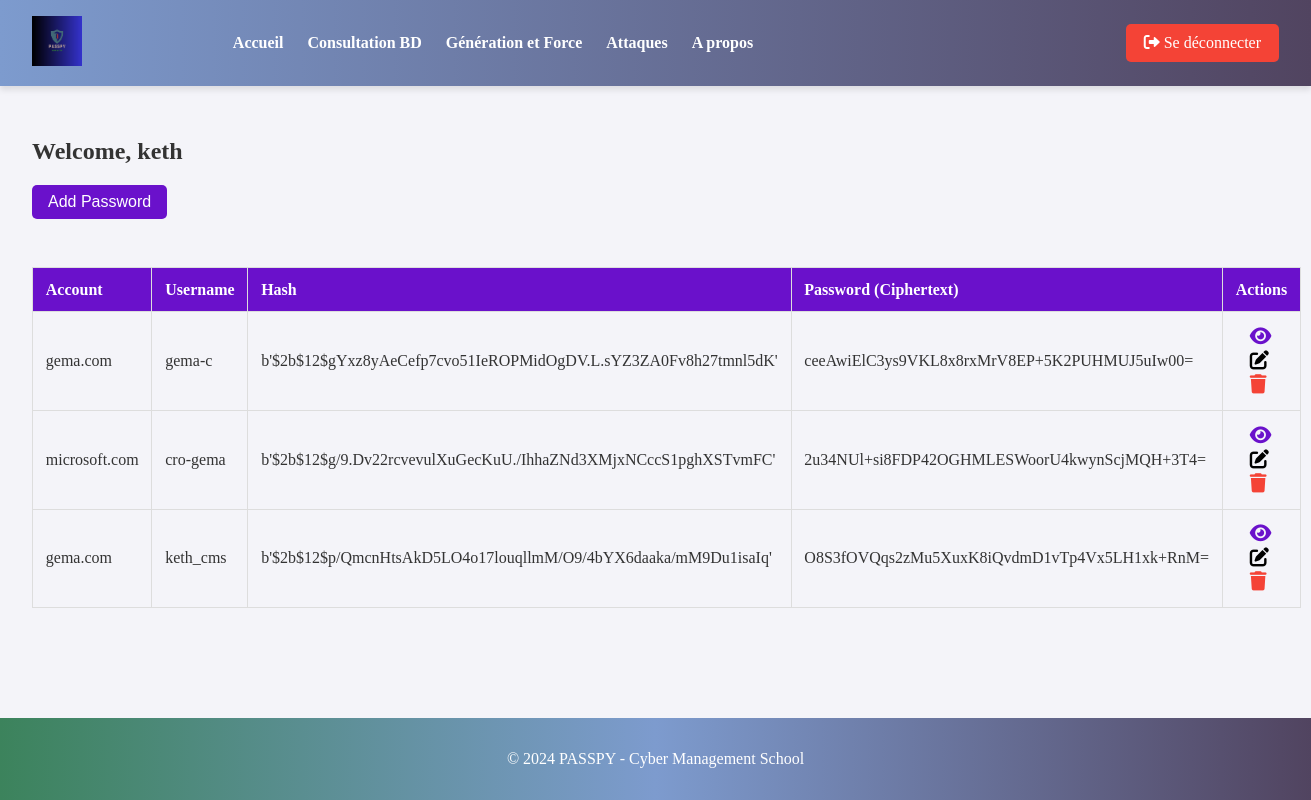
/dashboard (signed in), run on the app's committed database.
### tables this page shows
CREATE TABLE passwords (
                      id INTEGER PRIMARY KEY AUTOINCREMENT,
                      account TEXT NOT NULL,
                      username TEXT,
                      password_hash TEXT NOT NULL,
                      password_encr TEXT NOT NULL,
                      user_id INTEGER,
                      FOREIGN KEY(user_id) REFERENCES users(id));

### app.py (the view)
@app.route('/dashboard')
def dashboard():
    if 'user_id' not in session:
        flash('You need to log in first.', 'warning')
        return redirect(url_for('login'))
    user_passwords = query_db('SELECT * FROM passwords WHERE user_id = ?', (session['user_id'],))
    return render_template('dashboard.html', passwords=user_passwords)

### app.py (called while the page is built)
def query_db(query, args=(), one=False):
    conn = sqlite3.connect(DATABASE)
    conn.row_factory = sqlite3.Row
    cur = conn.cursor()
    cur.execute(query, args)
    rv = cur.fetchall()
    conn.close()
    return (rv[0] if rv else None) if one else rv

### templates/dashboard.html (shortened to what this page needs)
{% extends "base.html" %}
{% block content %}
<h2>Welcome, {{ session['user'] }}</h2>
<button class="add-password-btn" onclick="toggleModal()">Add Password</button>
<table class="password-table">
    <thead>
        <tr>
            <th>Account</th>
            <th>Username</th>
            <th>Hash</th>
            <th>Password (Ciphertext)</th>
            <th>Actions</th>
        </tr>
    </thead>
    <tbody>
        {% for password in passwords %}
        <tr id="password-row-{{ password['id'] }}">
            <td>{{ password['account'] }}</td>
            <td>{{ password['username'] }}</td>
            <td>{{ password['password_hash'] }}</td>
            <td>
                <span class="ciphertext" id="ciphertext-{{ password['id'] }}">{{ password['password_encr'] }}</span>
            </td>
            <td>
                <button class="action-btn show-btn" onclick="showPassword({{ password['id'] }})">
                    <i class="fas fa-eye"></i>
                </button>
                <button class="action-btn edit-btn" onclick="editEntry({{ password['id'] }})">
                    <i class="fas fa-edit"></i>
                <button class="action-btn delete-btn" onclick="deletePassword({{ password['id'] }})">
                    <i class="fas fa-trash"></i>
                </button>
            </td>
        </tr>
        {% endfor %}
    </tbody>
</table>
{% endblock %}

### static/css/style.css (style rules this page uses)
html, body { height: 100%; margin: 0; }
body { font-family: Garamond, serif; margin: 0; padding: 0; background-color: #f4f4f9; color: #333; display: flex; flex-direction: column; }

### static/css/mdash.css (style rules this page uses)
.add-password-btn { background-color: #6a11cb; color: white; border: none; padding: 0.5rem 1rem; border-radius: 5px; cursor: pointer; font-size: 1rem; margin-bottom: 1rem; }
.password-table { width: 100%; border-collapse: collapse; margin: 2rem 0; text-align: left; }
.password-table th, .password-table td { border: 1px solid #ddd; padding: 0.8rem; }
.password-table th { background-color: #6a11cb; color: #fff; }
.action-btn { background: none; border: none; cursor: pointer; margin: 0 0.5rem; font-size: 1.2rem; }
.action-btn.show-btn { color: #6a11cb; }
.action-btn.delete-btn { color: #f44336; }

### data on the page
passwords: account "gema.com", username "gema-c", password_hash "b'$2b$12$gYxz8yAeCefp7cvo51IeROPMidOgDV.L.sYZ3ZA0Fv8h27tmnl5dK'", password_encr "ceeAwiElC3ys9VKL8x8rxMrV8EP+5K2PUHMUJ5uIw00="
passwords: account "microsoft.com", username "cro-gema", password_hash "b'$2b$12$g/9.Dv22rcvevulXuGecKuU./IhhaZNd3XMjxNCccS1pghXSTvmFC'", password_encr "2u34NUl+si8FDP42OGHMLESWoorU4kwynScjMQH+3T4="
passwords: account "gema.com", username "keth_cms", password_hash "b'$2b$12$p/QmcnHtsAkD5LO4o17louqllmM/O9/4bYX6daaka/mM9Du1isaIq'", password_encr "O8S3fOVQqs2zMu5XuxK8iQvdmD1vTp4Vx5LH1xk+RnM="

### other printed values
{{ session['user'] }} "keth"
